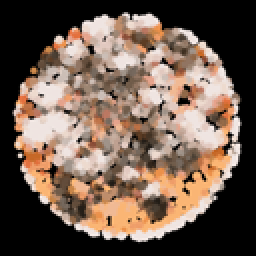
#> input picture tests/golden/haha_bloom_overlay.png, 128 x 128 px (shown 2 times larger); its folder holds only this picture in this run
$ python -i plate_stack.py   (imports and definitions only)
#> lines starting #> are read from the running program, lines starting #| are printed output that depends on the picture; after the words box and inside, x2 and y2 are one past the last pixel; in counts of white or black regions, pixels touching at a corner belong together
#> in layer, img is the input picture: PIL image 128x128 RGB; mean R, G, B 112.5, 92.5, 79.4
"""Canvas 2 — a stack of plates: holes bloom through the top one like moulds, grow and take
over the whole plate, revealing the plate beneath — which then blooms open in turn. The last
plate opens onto the first again, so the loop is seamless by construction.

Pure numpy/PIL (no Blender). Every plate photo is registered on its own dish (detected circle):
same centre, same radius, colour-matched to one shared ground, so each plate sits exactly where
the one above it was — one looks like it grows inside the other.

    .venv/bin/python -m songs.nothing.canvas.plate_stack
"""
from __future__ import annotations

import subprocess

import numpy as np
from PIL import Image

from songs.nothing.seeding import section_rng
from songs.nothing.timeline import REPO

SPORES = "/Users/thib/dev/the100-visual-assets/spores-pics/100 pieces_1080 x 1080{}.jpg"
PLATES = [SPORES.format(n) for n in (100, 57, 90, 98)]   # green, blue, pink, sepia: seeded
                                                      # random picks of distinctly dyed plates
SIZE = (1080, 1920)            # 9:16
FPS = 30
PHASE_FRAMES = 58              # per plate: 4 plates → 232 frames = 7.73 s (Spotify: 3–8 s)
HOLD = 0.06                    # of each phase, the plate shown whole before it starts to open
DISH = 0.42                    # dish radius / frame width
GROUND = (234.0, 235.0, 237.0)  # the shared cream ground (the photos' own, averaged)
BLOOM = {
    "seeds": 13,               # holes per plate
    "spawn": 0.6,              # holes are born over this much of the opening (accelerating)
    "reach": 0.6,              # a hole's radius when its plate is fully open (dish radii)
    "flood_from": 0.75,        # from here every hole also swells together, …
    "cover_by": 0.98,          # … so nothing is left of the plate by here
    "lobes": 0.07,             # each hole's outline: harmonics 3–7 of this amplitude (lobed)
    "ragged": 0.035,           # fine edge roughness (dish radii)
    "soft": 0.03,              # edge blur (dish radii)
    "fringe": 0.3,             # a pale, fuzzy mould fringe along the growing edge (opacity)
}
OUT = REPO / "renders" / "nothing_canvas" / "plate_stack"


def find_dish(img, n=600):
    """(cx, cy, r) of the dish in an image's pixels: a circle fitted to the outermost
    non-ground pixel along 720 rays (outliers — moulds over the rim — rejected)."""
#> called with n = 600
    w = img.size[0]
#> w = 128
    a = np.asarray(img.convert("RGB").resize((n, n), Image.LANCZOS), float)
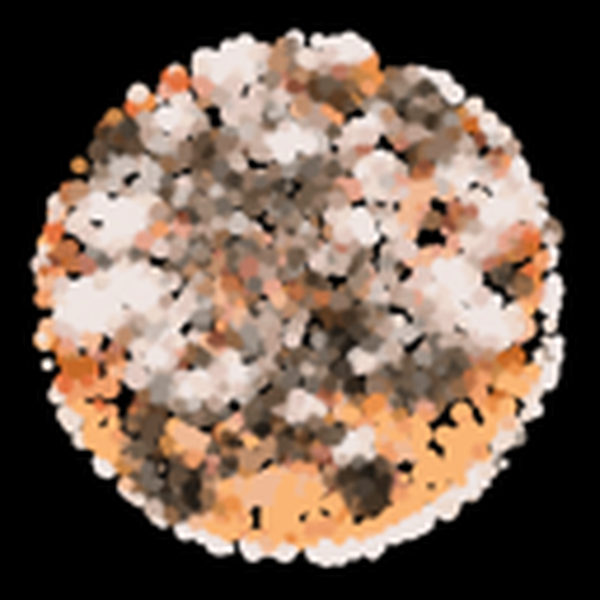
#> a: shape (600, 600, 3) float64; mean R, G, B 112.6, 92.7, 79.5
    border = np.concatenate([a[:20].reshape(-1, 3), a[-20:].reshape(-1, 3),
                             a[:, :20].reshape(-1, 3), a[:, -20:].reshape(-1, 3)])
    ground = np.median(border, 0)
#> ground = [0, 0, 0]
    m = np.linalg.norm(a - ground, axis=2) > 30
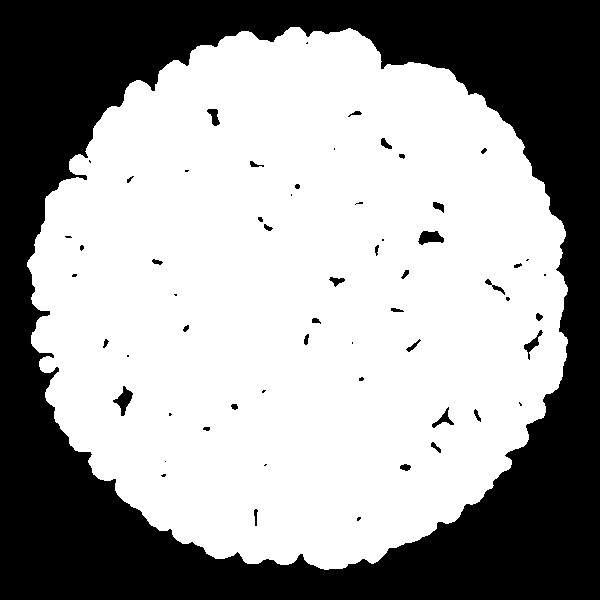
#> m: shape (600, 600) bool; 61.9% white; 59 black regions (24 under 20 px), largest, box (x1, y1, x2, y2) and area: (0, 0, 600, 600) 135023, (113, 386, 133, 416) 256, (418, 231, 444, 245) 243
    yy, xx = np.mgrid[:n, :n]
    cx, cy = xx[m].mean(), yy[m].mean()
#> cx = 299.1; cy = 298.8
    rs = np.arange(5, n * 0.49)
    for _ in range(4):
        pts = []
        for th in np.linspace(0, 2 * np.pi, 720, endpoint=False):
            x = (cx + rs * np.cos(th)).astype(int)
            y = (cy + rs * np.sin(th)).astype(int)
            ok = (x >= 0) & (x < n) & (y >= 0) & (y < n)
            hit = np.nonzero(m[y[ok], x[ok]])[0]
            if len(hit):
                pts.append((x[ok][hit[-1]], y[ok][hit[-1]]))
        p = np.array(pts, float)
        r = np.hypot(p[:, 0] - cx, p[:, 1] - cy)
        p = p[np.abs(r - np.median(r)) < 0.04 * np.median(r)]
        A = np.c_[2 * p[:, 0], 2 * p[:, 1], np.ones(len(p))]
        cx, cy, c = np.linalg.lstsq(A, (p ** 2).sum(1), rcond=None)[0]
        rad = np.sqrt(c + cx * cx + cy * cy)
#> this loop made 4 passes
#> c on passes 1 to 4: -106997.8, -106929.1, -106930.4, -106932.2
    s = w / n
#> s = 0.213
    return cx * s, cy * s, rad * s, ground


def layer(path):
    """The plate registered on the frame: dish centred, radius DISH × width, ground → GROUND."""
    img = Image.open(path).convert("RGB")
    cx, cy, r, ground = find_dish(img)
#> cx = 63.84; cy = 63.64; r = 57.09; ground = [0, 0, 0]
    W, H = SIZE
    k = DISH * W / r                                   # photo px → frame px
#> k = 7.95
    # affine: frame (u, v) → photo (x, y)
    data = (1 / k, 0, cx - (W / 2) / k, 0, 1 / k, cy - (H / 2) / k)
#> data = (0.126, 0, -4.12, 0, 0.126, -57.18)
    a = np.asarray(img.transform(SIZE, Image.AFFINE, data, resample=Image.BICUBIC,
                                 fillcolor=tuple(int(g) for g in ground)), float)
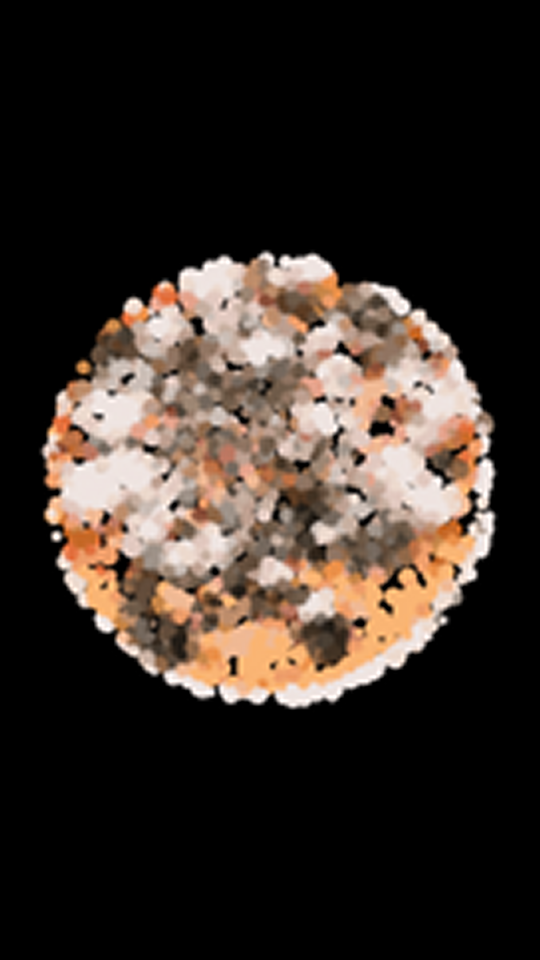
#> a: shape (1920, 1080, 3) float64 (shown at 1/2 size); mean R, G, B 56, 46.1, 39.5
    a = a * (np.array(GROUND) / ground)                # colour-match the ground
#> a: shape (1920, 1080, 3) float64; every value is NaN or infinite
    # beyond the dish, fade the photo into the flat shared ground (vignette, photo edges)
    yy, xx = np.mgrid[:H, :W]
    d = np.hypot(xx - W / 2, yy - H / 2) / (DISH * W)
    f = np.clip((d - 1.12) / 0.2, 0, 1)
    f = f * f * (3 - 2 * f)
    return np.clip(a * (1 - f[..., None]) + np.array(GROUND) * f[..., None], 0, 255)
#> returned value: shape (1920, 1080, 3) float64; 68.67% of the values are NaN or infinite; the others: min 255, max 255, mean 255


# [47 lines left out: functions _noise, blooms, holes, not called in this run]


def frames():
    return len(PLATES) * PHASE_FRAMES


# [25 lines left out: function render, not called in this run]


# [2 lines not run here, left out]

>>> result = layer('../../../tests/golden/haha_bloom_overlay.png')
